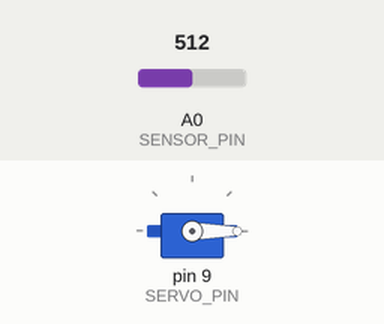
A sketch run on a simulated Arduino Uno, built with avr-gcc and run on an emulated ATmega328P. Shown: servo. The inputs (shaded band) are chosen by the test bench; at power-on: A0 (SENSOR_PIN) = 512.

Above: at 0.01 s.
At 4.51 s:
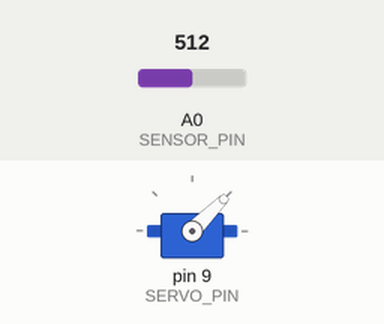
At 9.0 s:
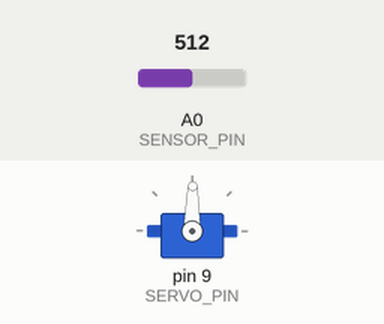
At 18.1 s:
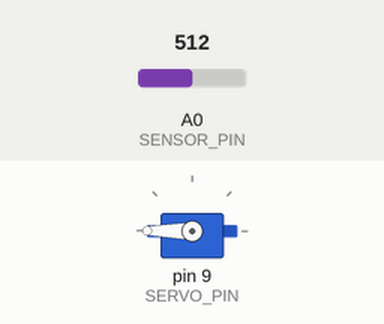
Timing chart, 0 to 19.6 s (numbered marks = the images above):
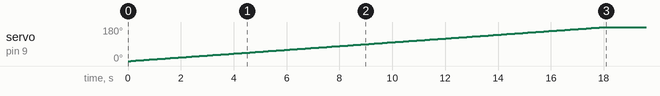

The sketch:

calibrate.ino
```cpp
/*Calibrate Distance Sensor */

#include <Servo.h>

#define SERVO_PIN 9 // PWM pin
#define SERVO_ANGLE_SETTLE_TIME_MS 100

#define SENSOR_PIN A0

Servo servo;

void setup() {
  Serial.begin(9600);
  servo.attach(SERVO_PIN);
  pinMode(SENSOR_PIN, INPUT);

  for (int angle = 0; angle <= 180; angle++) {
    servo.write(angle);
    delay(SERVO_ANGLE_SETTLE_TIME_MS);
    Serial.print(angle + " ," + read_sensor());
  }
}

int read_sensor() {
    return analogRead(SENSOR_PIN);
}

void loop() {};
```
